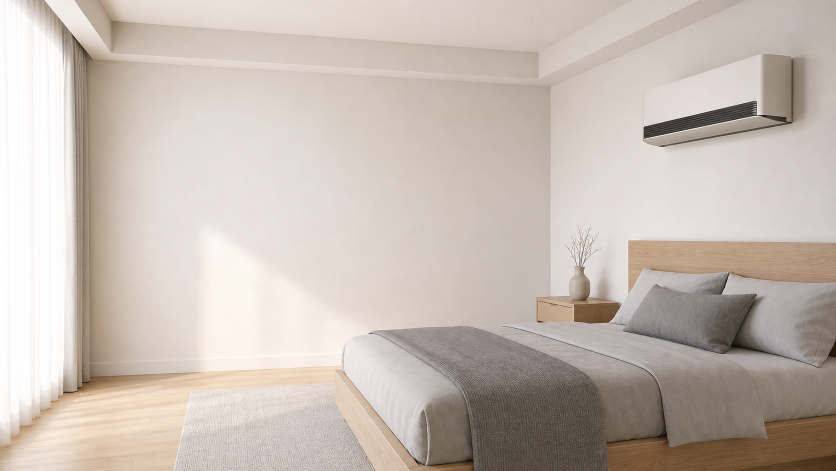
#> input picture outputs/moodboards/mvn-calibration-v1/generated/8a6b41893336a356367d4f26dbd2508a.png, 1672 x 941 px (shown at 1/2 size)
$ python compose_placement_final.py
#> lines starting #> are read from the running program, lines starting #| are printed output that depends on the picture
#!/usr/bin/env python3
"""Build the exact MVN AirFlow layer over the approved generated bedroom plate."""

from pathlib import Path

from PIL import Image, ImageDraw


ROOT = Path(__file__).resolve().parent
BASE = ROOT / "generated" / "8a6b41893336a356367d4f26dbd2508a.png"
OVERLAY = ROOT / "generated" / "placement-bedroom-airflow-overlay.png"
OUTPUT = ROOT / "generated" / "placement-bedroom-calibration-final.png"

TEAL = (17, 184, 178, 215)
DEEP_TEAL = (7, 94, 99, 235)
CORAL = (229, 106, 93, 205)


def bezier(p0, p1, p2, p3, steps=140):
    points = []
    for index in range(steps + 1):
        t = index / steps
        u = 1 - t
        x = u**3 * p0[0] + 3 * u**2 * t * p1[0] + 3 * u * t**2 * p2[0] + t**3 * p3[0]
        y = u**3 * p0[1] + 3 * u**2 * t * p1[1] + 3 * u * t**2 * p2[1] + t**3 * p3[1]
        points.append((round(x), round(y)))
    return points


def scale_points(points, factor):
    return [(round(x * factor), round(y * factor)) for x, y in points]


def main():
    base = Image.open(BASE).convert("RGBA")
    width, height = base.size
#> width = 1672; height = 941
    factor = 4
    overlay_large = Image.new("RGBA", (width * factor, height * factor), (0, 0, 0, 0))
#> overlay_large: PIL image 6688x3764 RGBA; every value is 0
    draw = ImageDraw.Draw(overlay_large)

    # Three independent, unbranched lanes. Geometry is deterministic and reusable.
    lanes = [
        ((1290, 278), (1090, 295), (760, 340), (430, 360)),
        ((1350, 278), (1120, 330), (780, 420), (430, 440)),
        ((1410, 278), (1140, 375), (800, 500), (430, 520)),
    ]
    for start, control_1, control_2, end in lanes:
        points = bezier(start, control_1, control_2, end)
        draw.line(scale_points(points, factor), fill=TEAL, width=8 * factor, joint="curve")
        tip_x, tip_y = end
        chevron = [(tip_x + 24, tip_y - 16), (tip_x, tip_y), (tip_x + 24, tip_y + 16)]
        draw.line(scale_points(chevron, factor), fill=TEAL, width=8 * factor, joint="curve")

    # Wrong-position ghost: one outline and one X, with no airflow attached.
    # The unsafe position sits tight to the room corner above the bed approach:
    # from here the supply jet would be directed into the sleeper's face zone.
    ghost_box = tuple(round(value * factor) for value in (785, 145, 1035, 235))
    draw.rounded_rectangle(ghost_box, radius=24 * factor, outline=CORAL, width=4 * factor)
    draw.line(scale_points([(815, 215), (1005, 215)], factor), fill=CORAL, width=4 * factor)
    draw.line(scale_points([(705, 160), (765, 220)], factor), fill=CORAL, width=9 * factor)
    draw.line(scale_points([(765, 160), (705, 220)], factor), fill=CORAL, width=9 * factor)

    # MVN measurement point near pillow height.
    center = (1168 * factor, 485 * factor)
    radius = 10 * factor
    draw.ellipse(
        (center[0] - radius, center[1] - radius, center[0] + radius, center[1] + radius),
        fill=DEEP_TEAL,
        outline=(247, 245, 240, 255),
        width=2 * factor,
    )

    overlay = overlay_large.resize((width, height), Image.Resampling.LANCZOS)
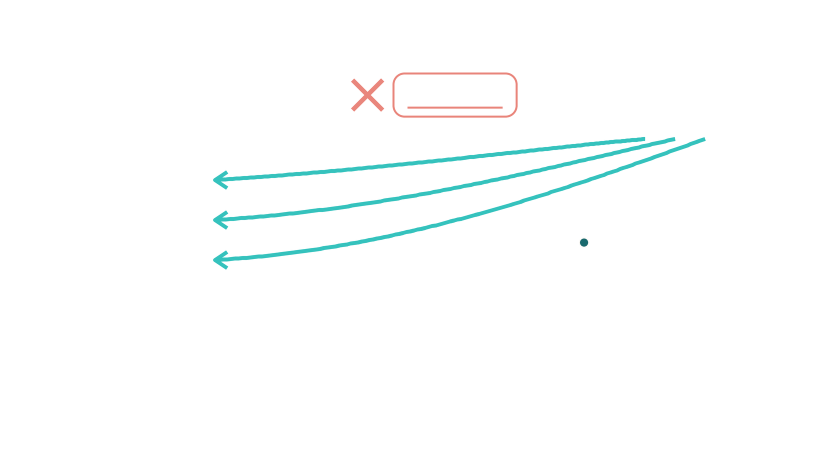
#> overlay: PIL image 1672x941 RGBA (shown at 1/2 size); mean R, G, B, A 1.5, 4.4, 4.3, 3.9; transparent parts drawn white
    final = Image.alpha_composite(base, overlay)
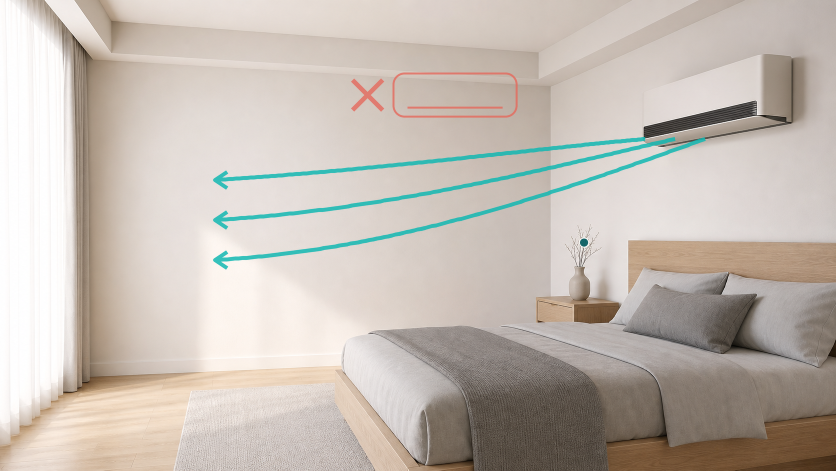
#> final: PIL image 1672x941 RGBA (shown at 1/2 size); mean R, G, B, A 196.2, 187.4, 179, 255
    overlay.save(OVERLAY)
    final.convert("RGB").save(OUTPUT, quality=96)
    print(OUTPUT)


if __name__ == "__main__":
    main()

$ run again, with outputs/moodboards/mvn-calibration-v1/generated/05f9e4cc86e0c9de98600b48d729f58d.png copied over outputs/moodboards/mvn-calibration-v1/generated/8a6b41893336a356367d4f26dbd2508a.png
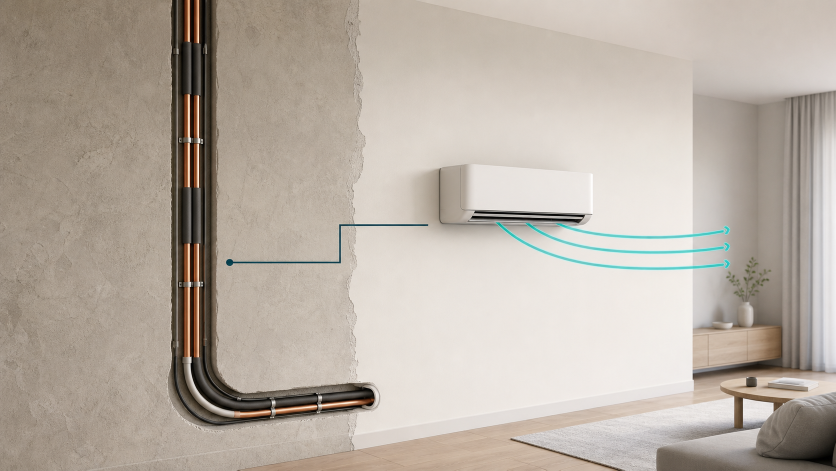
#> input picture outputs/moodboards/mvn-calibration-v1/generated/05f9e4cc86e0c9de98600b48d729f58d.png, 1672 x 941 px (shown at 1/2 size)
#> overlay_large: PIL image 6688x3764 RGBA; every value is 0
#> in main, `final = Image.alpha_composite(base, overlay)`:
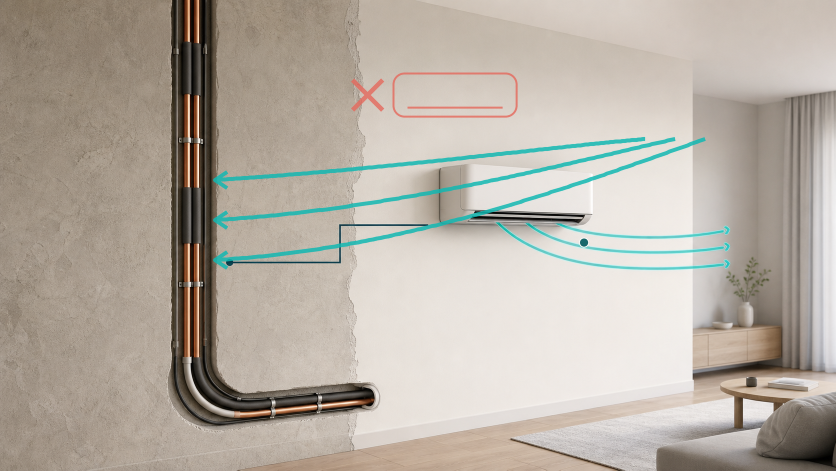
#> final: PIL image 1672x941 RGBA (shown at 1/2 size); mean R, G, B, A 181.5, 173.8, 163.4, 255

$ run again, with outputs/moodboards/mvn-calibration-v1/generated/1ecac71d08d184d90dc988b45977ea46.png copied over outputs/moodboards/mvn-calibration-v1/generated/8a6b41893336a356367d4f26dbd2508a.png
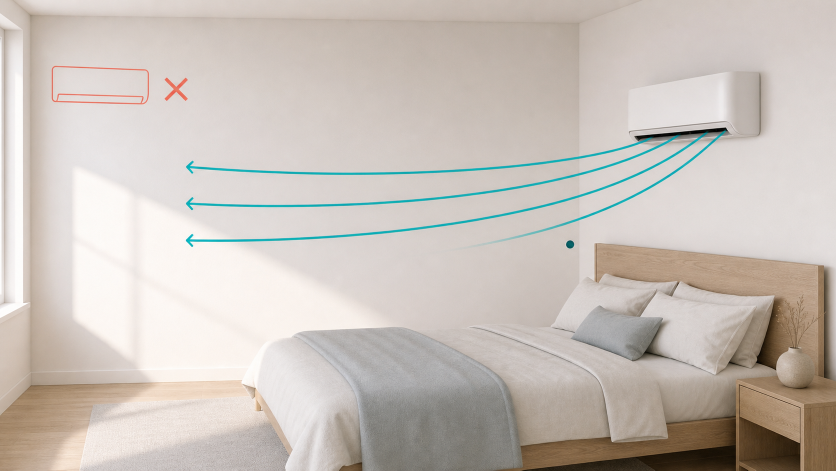
#> input picture outputs/moodboards/mvn-calibration-v1/generated/1ecac71d08d184d90dc988b45977ea46.png, 1672 x 941 px (shown at 1/2 size)
#> overlay_large: PIL image 6688x3764 RGBA; every value is 0
#> in main, `final = Image.alpha_composite(base, overlay)`:
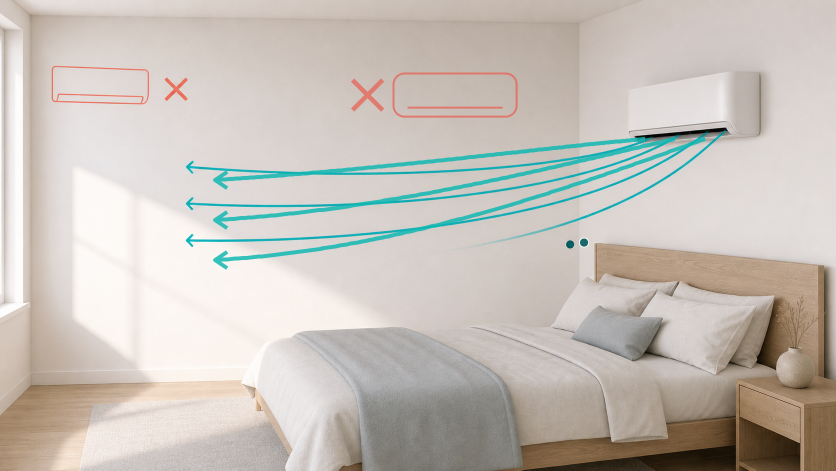
#> final: PIL image 1672x941 RGBA (shown at 1/2 size); mean R, G, B, A 198.4, 192.1, 185.1, 255

$ run again, with outputs/moodboards/mvn-calibration-v1/generated/5812d2f78ee96a8f618d8b04d7394cb4.png copied over outputs/moodboards/mvn-calibration-v1/generated/8a6b41893336a356367d4f26dbd2508a.png
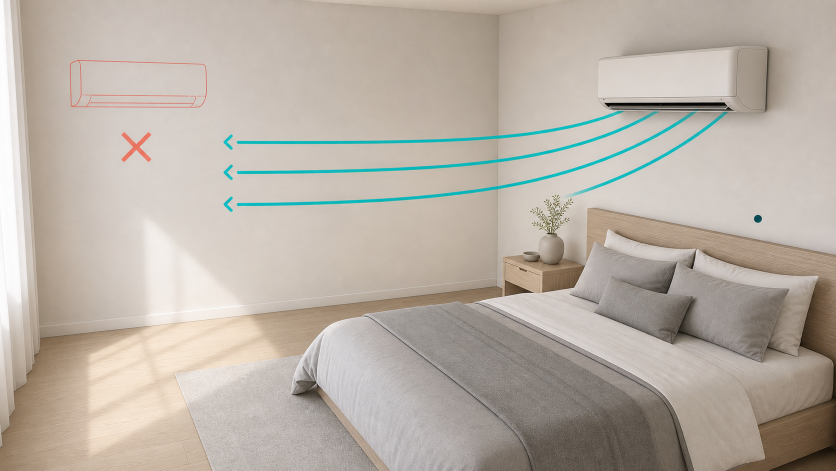
#> input picture outputs/moodboards/mvn-calibration-v1/generated/5812d2f78ee96a8f618d8b04d7394cb4.png, 1672 x 941 px (shown at 1/2 size)
#> overlay_large: PIL image 6688x3764 RGBA; every value is 0
#> in main, `final = Image.alpha_composite(base, overlay)`:
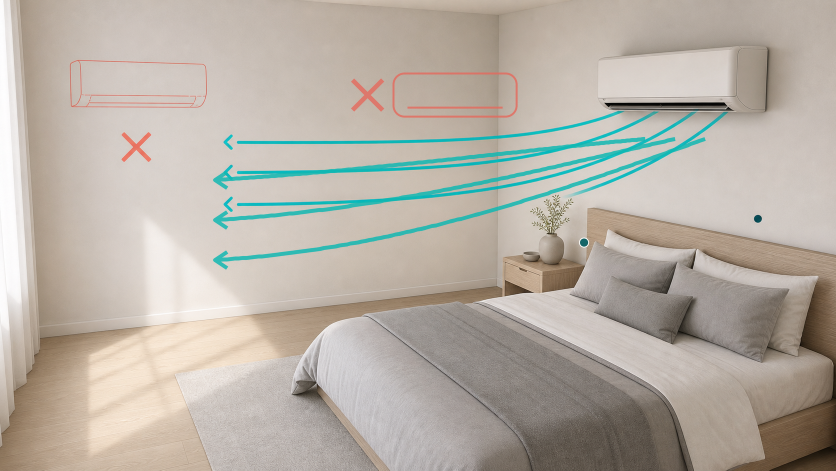
#> final: PIL image 1672x941 RGBA (shown at 1/2 size); mean R, G, B, A 182.6, 175.4, 165.6, 255
